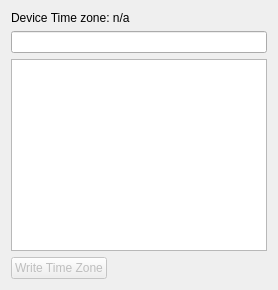
                         <widget class="QWidget" name="tab_3">
                          <attribute name="title">
                           <string>Time zone</string>
                          </attribute>
                          <layout class="QVBoxLayout" name="verticalLayout_20">
                           <item>
                            <widget class="QLabel" name="lblDeviceTz">
                             <property name="text">
                              <string>Device Time zone: n/a</string>
                             </property>
                            </widget>
                           </item>
                           <item>
                            <widget class="QLineEdit" name="leFltrTz">
                             <property name="clearButtonEnabled">
                              <bool>true</bool>
                             </property>
                            </widget>
                           </item>
                           <item>
                            <widget class="QTableView" name="tvTz">
                             <property name="font">
                              <font>
                               <pointsize>12</pointsize>
                              </font>
                             </property>
                             <property name="editTriggers">
                              <set>QAbstractItemView::NoEditTriggers</set>
                             </property>
                             <property name="alternatingRowColors">
                              <bool>true</bool>
                             </property>
                             <property name="selectionBehavior">
                              <enum>QAbstractItemView::SelectRows</enum>
                             </property>
                             <property name="sortingEnabled">
                              <bool>true</bool>
                             </property>
                             <property name="cornerButtonEnabled">
                              <bool>false</bool>
                             </property>
                            </widget>
                           </item>
                           <item>
                            <layout class="QHBoxLayout" name="horizontalLayout_16">
                             <item>
                              <widget class="QPushButton" name="pbChTz">
                               <property name="enabled">
                                <bool>false</bool>
                               </property>
                               <property name="text">
                                <string>Write Time Zone</string>
                               </property>
                              </widget>
                             </item>
                             <item>
                              <spacer name="horizontalSpacer_18">
                               <property name="orientation">
                                <enum>Qt::Horizontal</enum>
                               </property>
                               <property name="sizeHint" stdset="0">
                                <size>
                                 <width>40</width>
                                 <height>20</height>
                                </size>
                               </property>
                              </spacer>
                             </item>
                            </layout>
                           </item>
                          </layout>
                         </widget>
